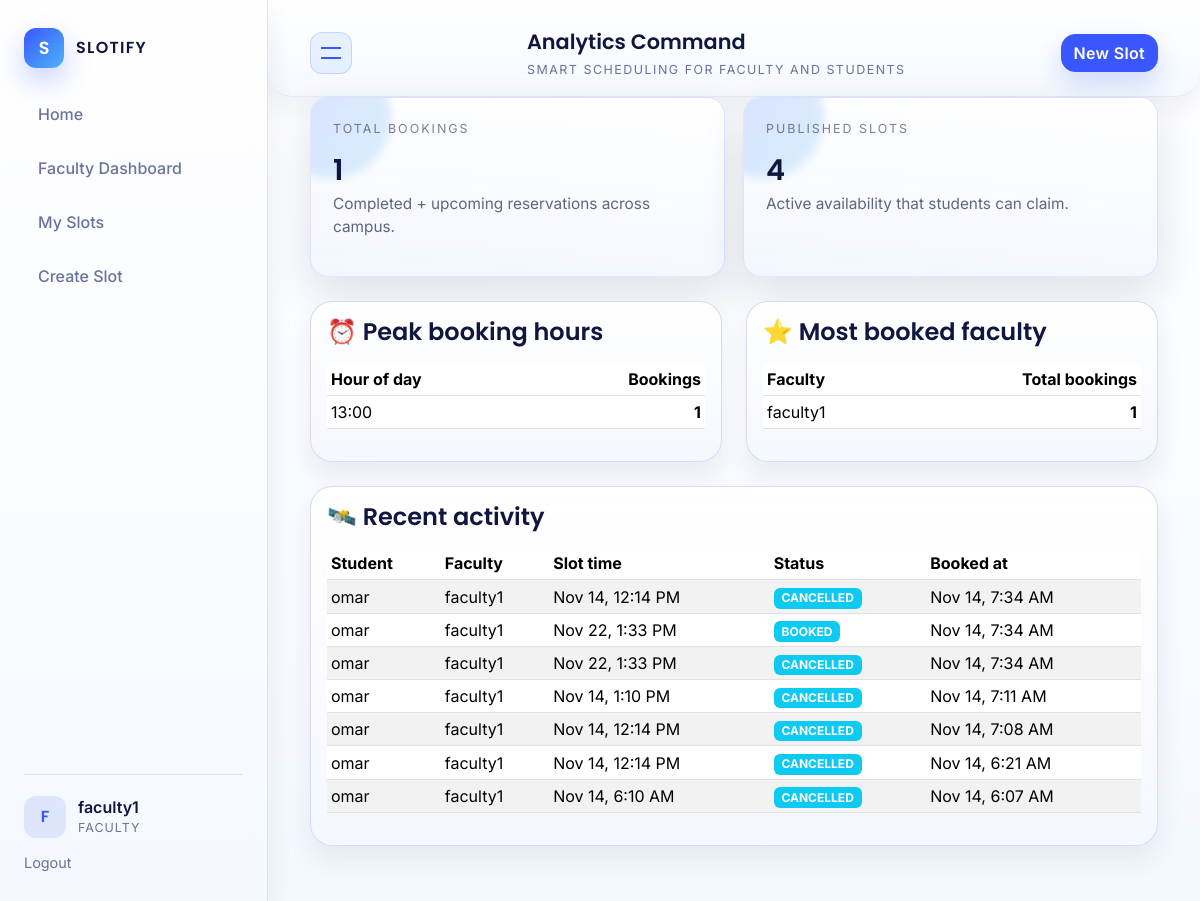
The page /analytics/ (signed in) on the database as committed earlier.
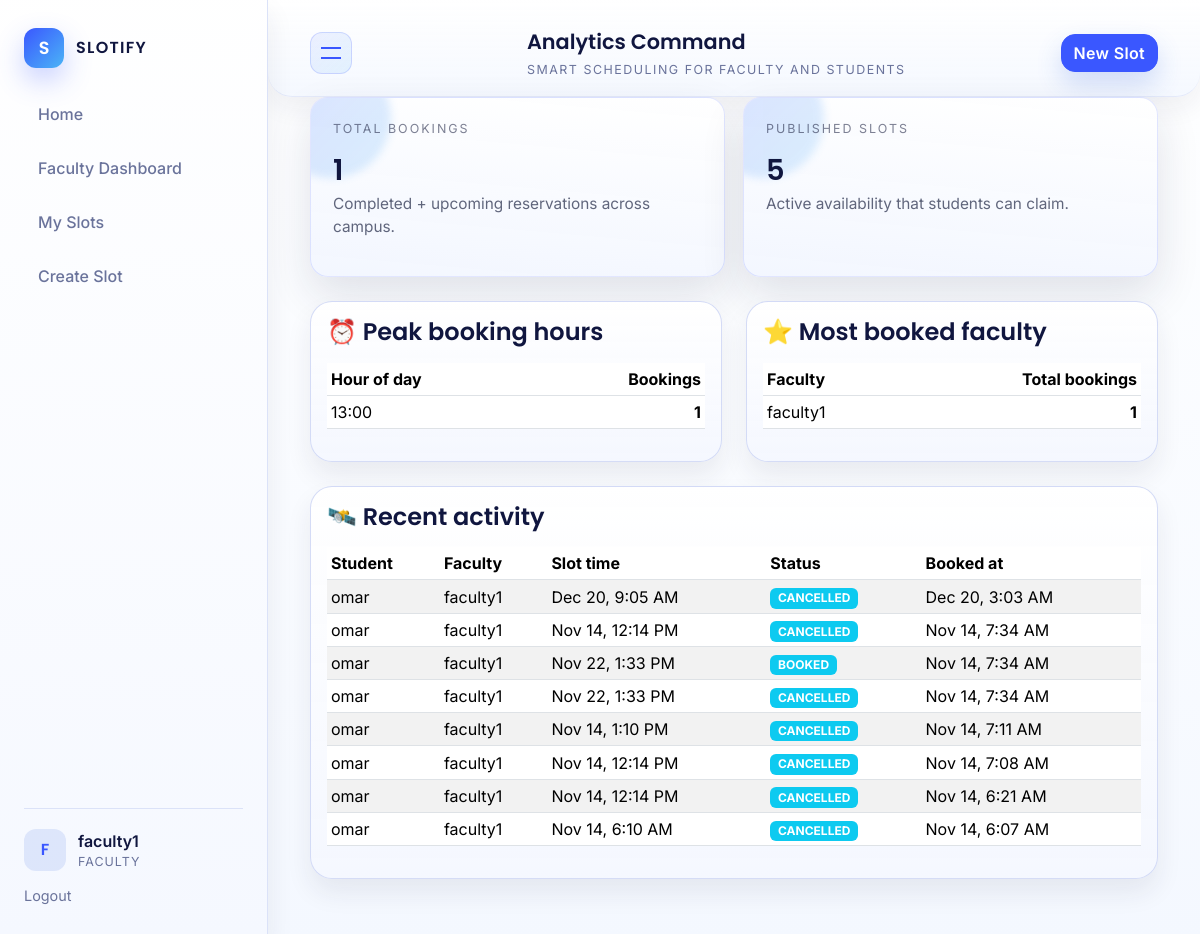
The same page on the database as committed later.
### accounts/models.py (models this page shows, shortened)
class User(AbstractUser):
    class Role(models.TextChoices):
        STUDENT = "STUDENT", "Student"
        FACULTY = "FACULTY", "Faculty"
        ADMIN = "ADMIN", "Admin"
    role = models.CharField(
        max_length=20,
        choices=Role.choices,
        default=Role.STUDENT,
    )
    department = models.CharField(max_length=100, blank=True)
    def is_student(self) -> bool:
        return self.role == self.Role.STUDENT
    def is_faculty(self) -> bool:
        return self.role == self.Role.FACULTY

### scheduling/models.py (models this page shows, shortened)
class Booking(models.Model):
    class Status(models.TextChoices):
        BOOKED = "BOOKED", "Booked"
        CANCELLED = "CANCELLED", "Cancelled"
        COMPLETED = "COMPLETED", "Completed"
        NO_SHOW = "NO_SHOW", "No Show"
    slot = models.ForeignKey(
        Slot,
        on_delete=models.CASCADE,
        related_name="bookings",
    )
    student = models.ForeignKey(
        User,
        on_delete=models.CASCADE,
        related_name="bookings",
    )
    status = models.CharField(
        max_length=20,
        choices=Status.choices,
        default=Status.BOOKED,
    )
    created_at = models.DateTimeField(auto_now_add=True)
    updated_at = models.DateTimeField(auto_now=True)

class Slot(models.Model):
    class Status(models.TextChoices):
        AVAILABLE = "AVAILABLE", "Available"
        BLOCKED = "BLOCKED", "Blocked"
        CANCELLED = "CANCELLED", "Cancelled"
        PAST = "PAST", "Past"
    faculty = models.ForeignKey(
        User,
        on_delete=models.CASCADE,
        related_name="slots",
    )
    start_time = models.DateTimeField()
    end_time = models.DateTimeField()
    location = models.CharField(max_length=255)
    max_students = models.PositiveIntegerField(default=1)
    status = models.CharField(
        max_length=20,
        choices=Status.choices,
        default=Status.AVAILABLE,
    )
    created_at = models.DateTimeField(auto_now_add=True)
    updated_at = models.DateTimeField(auto_now=True)

### analytics/views.py (the view)
# urls.py: path("", analytics_dashboard, name="analytics_dashboard"),
@login_required
def analytics_dashboard(request):
    total_bookings = Booking.objects.filter(status=Booking.Status.BOOKED).count()
    total_slots = Slot.objects.count()
    peak_hours_data = (
        Booking.objects.filter(status=Booking.Status.BOOKED)
        .annotate(hour=ExtractHour('slot__start_time'))
        .values('hour')
        .annotate(count=Count('id'))
        .order_by('-count')[:5]
    )
    top_faculty = (
        User.objects.filter(role=User.Role.FACULTY)
        .annotate(booking_count=Count('slots__bookings', filter=Q(slots__bookings__status=Booking.Status.BOOKED)))
        .order_by('-booking_count')[:5]
    )
    recent_bookings = Booking.objects.select_related('student', 'slot__faculty').order_by('-created_at')[:10]
    context = {
        'total_bookings': total_bookings,
        'total_slots': total_slots,
        'peak_hours': peak_hours_data,
        'top_faculty': top_faculty,
        'recent_bookings': recent_bookings,
    }
    return render(request, "analytics/dashboard.html", context)

### templates/analytics/dashboard.html
{% extends "base.html" %}
{% block page_title %}Analytics Command{% endblock %}
{% block content %}
<section class="slotify-stats-grid mb-4">
  <article class="slotify-stat-card">
    <div class="slotify-stat-label">Total bookings</div>
    <div class="slotify-stat-value">{{ total_bookings }}</div>
    <p class="slotify-stat-meta">Completed + upcoming reservations across campus.</p>
  </article>
  <article class="slotify-stat-card">
    <div class="slotify-stat-label">Published slots</div>
    <div class="slotify-stat-value">{{ total_slots }}</div>
    <p class="slotify-stat-meta">Active availability that students can claim.</p>
  </article>
</section>
<div class="row g-4 mb-4">
  <div class="col-lg-6">
    <div class="card h-100">
      <div class="card-body">
        <h2 class="card-title h4 mb-3">⏰ Peak booking hours</h2>
        {% if peak_hours %}
          <div class="table-responsive">
            <table class="table table-sm align-middle">
              <thead>
                <tr>
                  <th>Hour of day</th>
                  <th class="text-end">Bookings</th>
                </tr>
              </thead>
              <tbody>
                {% for entry in peak_hours %}
                  <tr>
                    <td>{{ entry.hour }}:00</td>
                    <td class="text-end"><strong>{{ entry.count }}</strong></td>
                  </tr>
                {% endfor %}
              </tbody>
            </table>
          </div>
        {% else %}
          <p class="text-muted mb-0">No booking data yet. Once students start reserving, hourly trends will populate here.</p>
        {% endif %}
      </div>
    </div>
  </div>
  <div class="col-lg-6">
    <div class="card h-100">
      <div class="card-body">
        <h2 class="card-title h4 mb-3">⭐ Most booked faculty</h2>
        {% if top_faculty %}
          <div class="table-responsive">
            <table class="table table-sm align-middle">
              <thead>
                <tr>
                  <th>Faculty</th>
                  <th class="text-end">Total bookings</th>
                </tr>
              </thead>
              <tbody>
                {% for f in top_faculty %}
                  <tr>
                    <td>{{ f.username }}</td>
                    <td class="text-end"><strong>{{ f.booking_count }}</strong></td>
                  </tr>
                {% endfor %}
              </tbody>
            </table>
          </div>
        {% else %}
          <p class="text-muted mb-0">Faculty metrics will appear once bookings begin to accumulate.</p>
        {% endif %}
      </div>
    </div>
  </div>
</div>
<div class="card">
  <div class="card-body">
    <h2 class="card-title h4 mb-3">🛰️ Recent activity</h2>
    {% if recent_bookings %}
      <div class="table-responsive">
        <table class="table table-sm table-striped align-middle">
          <thead>
            <tr>
              <th>Student</th>
              <th>Faculty</th>
              <th>Slot time</th>
              <th>Status</th>
              <th>Booked at</th>
            </tr>
          </thead>
          <tbody>
            {% for b in recent_bookings %}
              <tr>
                <td>{{ b.student.username }}</td>
                <td>{{ b.slot.faculty.username }}</td>
                <td>{{ b.slot.start_time|date:"M d, g:i A" }}</td>
                <td><span class="badge bg-info">{{ b.status }}</span></td>
                <td>{{ b.created_at|date:"M d, g:i A" }}</td>
              </tr>
            {% endfor %}
          </tbody>
        </table>
      </div>
    {% else %}
      <p class="text-muted mb-0">Once reservations flow through, the latest activity stream appears here.</p>
    {% endif %}
  </div>
</div>
{% endblock %}

### templates/base.html (shortened to what the changed rows need)
{% load static %}
<!DOCTYPE html>
<html lang="en">
  <head>
    <link rel="stylesheet" href="https://cdn.jsdelivr.net/npm/bootstrap@5.3.2/dist/css/bootstrap.min.css" />
    <link rel="stylesheet" href="{% static 'css/slotify-modern.css' %}" />
  </head>
  <body class="slotify-body">
    <div class="slotify-layout">
      <aside class="slotify-sidebar" id="slotifySidebar">
        {% if user.is_authenticated %}
          <div class="slotify-sidebar-footer">
            <div class="slotify-user-chip">
              <div class="slotify-avatar">{{ user.username|first|upper }}</div>
              <div>
                <div class="slotify-user-name">{{ user.username }}</div>
                <div class="slotify-user-role">{{ user.get_role_display }}</div>
              </div>
            </div>
            <a class="slotify-logout" href="{% url 'logout' %}">Logout</a>
          </div>
        {% endif %}
      </aside>
      <div class="slotify-main">
        <main class="slotify-content">
          {% block content %}{% endblock %}
        </main>
      </div>
    </div>
  </body>
</html>

Rows that differ between the two databases and show on the page:
added Booking: student.username "omar", slot.faculty.username "faculty1", slot.start_time "Dec 20, 9:05 AM", status "CANCELLED", created_at "Dec 20, 3:03 AM"
Other text that changed with them:
{{ total_slots }}: "4" → "5"
